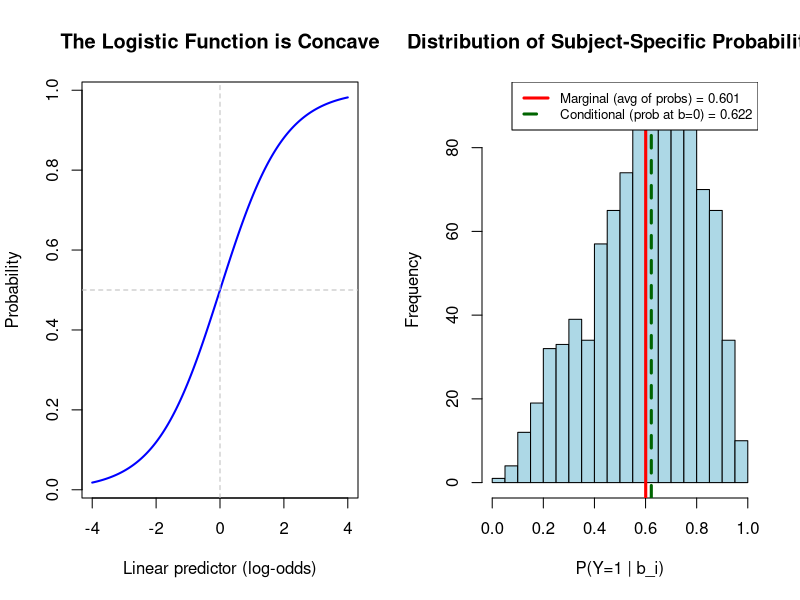
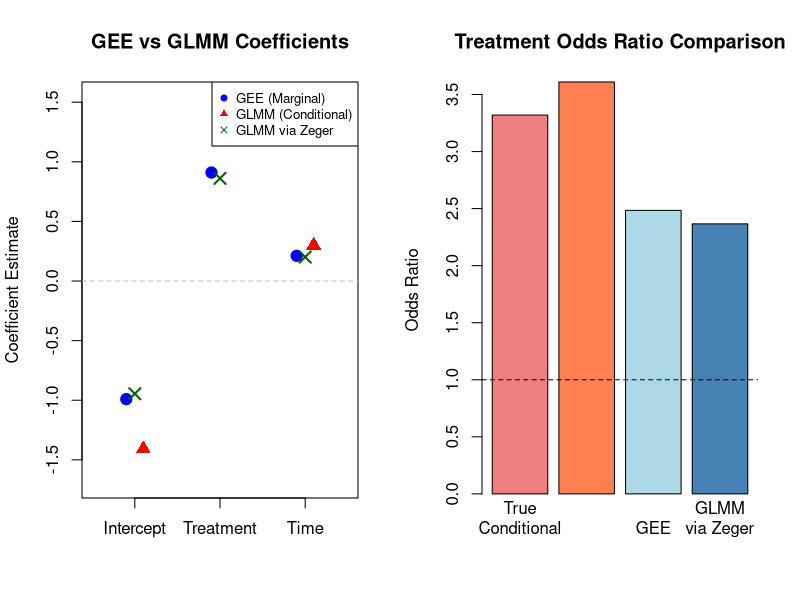

These figures' R source, in order:
## ---- chunk 1
#| label: setup
#| include: false

library(tidyverse)
library(lme4)
library(geepack)
library(knitr)
library(kableExtra)

set.seed(667)
## ---- chunk 2
#| label: jensens-diagram
#| fig-width: 10
#| fig-height: 5

# Demonstrate Jensen's inequality for logistic function
par(mfrow = c(1, 2))

# Panel 1: The logistic curve is concave
x <- seq(-4, 4, length.out = 200)
plot(x, plogis(x), type = "l", lwd = 2, col = "blue",
     xlab = "Linear predictor (log-odds)",
     ylab = "Probability",
     main = "The Logistic Function is Concave")
abline(h = 0.5, lty = 2, col = "gray")
abline(v = 0, lty = 2, col = "gray")

# Panel 2: Jensen's inequality demonstration
set.seed(667)
random_effects <- rnorm(1000, mean = 0, sd = 1)
fixed_effect <- 0.5

# Subject-specific probabilities
subject_probs <- plogis(fixed_effect + random_effects)
# Average of subject-specific probabilities (marginal)
marginal_prob <- mean(subject_probs)
# Probability at average random effect (conditional at b=0)
conditional_prob <- plogis(fixed_effect)

hist(subject_probs, breaks = 30, col = "lightblue",
     main = "Distribution of Subject-Specific Probabilities",
     xlab = "P(Y=1 | b_i)",
     xlim = c(0, 1))
abline(v = marginal_prob, col = "red", lwd = 3, lty = 1)
abline(v = conditional_prob, col = "darkgreen", lwd = 3, lty = 2)
legend("topright",
       legend = c(
         paste0("Marginal (avg of probs) = ", round(marginal_prob, 3)),
         paste0("Conditional (prob at b=0) = ", round(conditional_prob, 3))
       ),
       col = c("red", "darkgreen"), lwd = 3, lty = c(1, 2), cex = 0.8)
## ---- chunk 3
#| label: zeger-calculation

# Worked example
beta_cond <- 1.5
sigma_b <- 1.2
c_const <- 16 * sqrt(3) / (15 * pi)

cat("Constant c =", round(c_const, 4), "\n")

beta_marg <- beta_cond / sqrt(1 + c_const * sigma_b^2)
cat("Predicted marginal beta =", round(beta_marg, 4), "\n")

# On odds ratio scale
cat("\nConditional OR =", round(exp(beta_cond), 3), "\n")
cat("Marginal OR =", round(exp(beta_marg), 3), "\n")
## ---- chunk 4
#| label: non-collapsibility-demo
#| fig-width: 8
#| fig-height: 4

# Demonstrate non-collapsibility
# Even when random effects are independent of treatment, ORs differ

set.seed(667)
n_subj <- 500
n_obs <- 5

# Random intercepts (independent of treatment!)
b_i <- rnorm(n_subj, 0, 1.5)

# Create data
dat_nc <- data.frame(
  id = rep(1:n_subj, each = n_obs),
  time = rep(1:n_obs, n_subj),
  treatment = rep(rbinom(n_subj, 1, 0.5), each = n_obs),
  b_i = rep(b_i, each = n_obs)
)

# True conditional log-OR = 1.0
beta_true <- 1.0
dat_nc$eta <- -1 + beta_true * dat_nc$treatment + dat_nc$b_i
dat_nc$prob <- plogis(dat_nc$eta)
dat_nc$y <- rbinom(nrow(dat_nc), 1, dat_nc$prob)

# Fit marginal model (ignore clustering - simple logistic)
fit_marginal_simple <- glm(y ~ treatment, data = dat_nc, family = binomial)

# Fit conditional model
fit_conditional <- glmer(y ~ treatment + (1|id), data = dat_nc, family = binomial)

# Compare
cat("True conditional log-OR: 1.0\n\n")
cat("Estimated conditional log-OR (GLMM):",
    round(fixef(fit_conditional)["treatment"], 3), "\n")
cat("Estimated marginal log-OR (simple GLM):",
    round(coef(fit_marginal_simple)["treatment"], 3), "\n")
cat("Estimated random intercept SD:",
    round(as.numeric(VarCorr(fit_conditional)$id), 3), "\n")

# Apply Zeger formula
sigma_b_est <- as.numeric(VarCorr(fit_conditional)$id)
beta_cond_est <- fixef(fit_conditional)["treatment"]
c_const <- 16 * sqrt(3) / (15 * pi)
beta_marg_pred <- beta_cond_est / sqrt(1 + c_const * sigma_b_est^2)
cat("\nZeger-predicted marginal log-OR:", round(beta_marg_pred, 3), "\n")
## ---- chunk 5
#| label: full-simulation

set.seed(667)

# Simulation parameters
n_subjects <- 200
n_timepoints <- 6
sigma_b <- 1.5  # Random intercept SD

# True conditional effects
beta_0 <- -1.5     # Intercept
beta_trt <- 1.2    # Treatment effect (conditional)
beta_time <- 0.3   # Time effect

# Generate data
sim_data <- data.frame(
  id = rep(1:n_subjects, each = n_timepoints),
  time = rep(0:(n_timepoints-1), n_subjects),
  treatment = rep(rbinom(n_subjects, 1, 0.5), each = n_timepoints)
)

# Add random intercepts
random_intercepts <- rnorm(n_subjects, 0, sigma_b)
sim_data$b_i <- rep(random_intercepts, each = n_timepoints)

# Generate outcome
sim_data$eta <- beta_0 + beta_trt * sim_data$treatment +
               beta_time * sim_data$time + sim_data$b_i
sim_data$prob <- plogis(sim_data$eta)
sim_data$y <- rbinom(nrow(sim_data), 1, sim_data$prob)

# Convert to factors
sim_data$id <- factor(sim_data$id)
sim_data$treatment <- factor(sim_data$treatment, labels = c("Control", "Treatment"))

# View data structure
head(sim_data, 12)
## ---- chunk 6
#| label: fit-gee

# Fit GEE with exchangeable correlation
fit_gee <- geeglm(y ~ treatment + time,
                  data = sim_data,
                  id = id,
                  family = binomial,
                  corstr = "exchangeable")

summary(fit_gee)
## ---- chunk 7
#| label: fit-glmm

# Fit GLMM with random intercept
fit_glmm <- glmer(y ~ treatment + time + (1|id),
                  data = sim_data,
                  family = binomial)

summary(fit_glmm)
## ---- chunk 8
#| label: compare-coefficients

# Extract coefficients
coef_gee <- coef(fit_gee)
coef_glmm <- fixef(fit_glmm)
sigma_b_est <- sqrt(as.numeric(VarCorr(fit_glmm)$id))

# Create comparison table
comparison <- data.frame(
  Parameter = c("Intercept", "Treatment", "Time"),
  True_Conditional = c(beta_0, beta_trt, beta_time),
  GEE_Marginal = coef_gee,
  GLMM_Conditional = coef_glmm
)

comparison |>
  kable(digits = 3,
        caption = "Comparison of GEE (Marginal) vs GLMM (Conditional) Estimates") |>
  kable_styling(bootstrap_options = c("striped", "hover"))
## ---- chunk 9
#| label: zeger-verification

# Zeger attenuation formula
c_const <- 16 * sqrt(3) / (15 * pi)
attenuation_factor <- sqrt(1 + c_const * sigma_b_est^2)

# Transform GLMM coefficients to predicted marginal
glmm_to_marginal <- coef_glmm / attenuation_factor

# Compare
verification <- data.frame(
  Parameter = c("Intercept", "Treatment", "Time"),
  GEE_Estimate = coef_gee,
  GLMM_Estimate = coef_glmm,
  GLMM_Transformed = glmm_to_marginal,
  Difference = coef_gee - glmm_to_marginal
)

cat("Estimated random intercept SD:", round(sigma_b_est, 3), "\n")
cat("Attenuation factor:", round(attenuation_factor, 3), "\n\n")

verification |>
  kable(digits = 3,
        caption = "Verification: GLMM Transformed via Zeger Formula vs GEE") |>
  kable_styling(bootstrap_options = c("striped", "hover"))
## ---- chunk 10
#| label: odds-ratio-comparison

# Compare on odds ratio scale
or_comparison <- data.frame(
  Model = c("True Conditional", "GLMM (Conditional)",
            "GEE (Marginal)", "GLMM via Zeger (Predicted Marginal)"),
  Treatment_LogOR = c(beta_trt,
                      coef_glmm["treatmentTreatment"],
                      coef_gee["treatmentTreatment"],
                      glmm_to_marginal["treatmentTreatment"]),
  Treatment_OR = c(exp(beta_trt),
                   exp(coef_glmm["treatmentTreatment"]),
                   exp(coef_gee["treatmentTreatment"]),
                   exp(glmm_to_marginal["treatmentTreatment"]))
)

or_comparison |>
  kable(digits = 3,
        caption = "Treatment Effect: Log-Odds and Odds Ratio Scales") |>
  kable_styling(bootstrap_options = c("striped", "hover"))
## ---- chunk 11
#| label: visualization
#| fig-width: 10
#| fig-height: 5

par(mfrow = c(1, 2))

# Plot 1: Coefficient comparison
coef_names <- c("Intercept", "Treatment", "Time")
x_pos <- 1:3

plot(x_pos - 0.1, coef_gee, pch = 19, col = "blue", cex = 1.5,
     xlim = c(0.5, 3.5), ylim = range(c(coef_gee, coef_glmm)) * 1.2,
     xlab = "", ylab = "Coefficient Estimate",
     main = "GEE vs GLMM Coefficients", xaxt = "n")
points(x_pos + 0.1, coef_glmm, pch = 17, col = "red", cex = 1.5)
points(x_pos, glmm_to_marginal, pch = 4, col = "darkgreen", cex = 1.5, lwd = 2)
axis(1, at = x_pos, labels = coef_names)
legend("topright",
       legend = c("GEE (Marginal)", "GLMM (Conditional)", "GLMM via Zeger"),
       pch = c(19, 17, 4), col = c("blue", "red", "darkgreen"),
       cex = 0.8)
abline(h = 0, lty = 2, col = "gray")

# Plot 2: Treatment effect specifically
effect_data <- data.frame(
  Method = c("True\nConditional", "GLMM", "GEE", "GLMM\nvia Zeger"),
  OR = c(exp(beta_trt),
         exp(coef_glmm["treatmentTreatment"]),
         exp(coef_gee["treatmentTreatment"]),
         exp(glmm_to_marginal["treatmentTreatment"])),
  Type = c("Conditional", "Conditional", "Marginal", "Marginal (predicted)")
)

barplot(effect_data$OR, names.arg = effect_data$Method,
        col = c("lightcoral", "coral", "lightblue", "steelblue"),
        main = "Treatment Odds Ratio Comparison",
        ylab = "Odds Ratio")
abline(h = 1, lty = 2)
## ---- chunk 12
#| label: session-info

sessionInfo()
